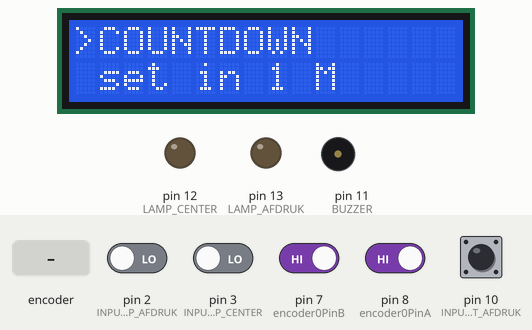
Recording of a sketch running on a simulated Arduino Uno, built with avr-gcc and run on an emulated ATmega328P. On the bench: 16×2 character LCD, output pins drawn as LEDs (lit = HIGH), buzzer (waves = sounding). Inputs (shaded band) come from the test bench; at power-on: pin 7 (encoder0PinB), pin 8 (encoder0PinA) HIGH, pin 2 (INPUT_LAMP_AFDRUK), pin 3 (INPUT_LAMP_CENTER), pin 10 (INPUT_RESET_AFDRUK) LOW.

Above: at 4.3 s.
4.4 s: pin 2 (INPUT_LAMP_AFDRUK) driven HIGH
At 4.9 s:
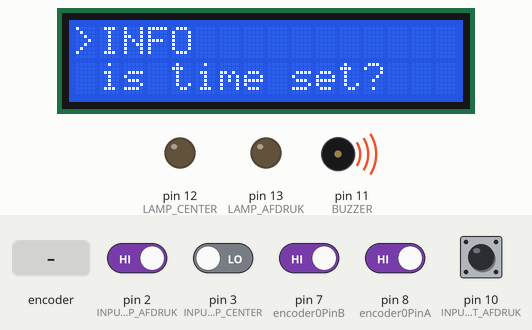
7.4 s: rotary encoder on pin 8 (encoder0PinA) / pin 7 (encoder0PinB) turned 2 steps (second pin leading)
At 9.2 s:
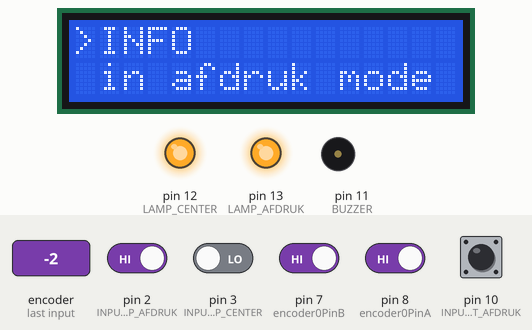
10.8 s: pin 10 (INPUT_RESET_AFDRUK) pulled HIGH for 1 s
At 11.6 s:
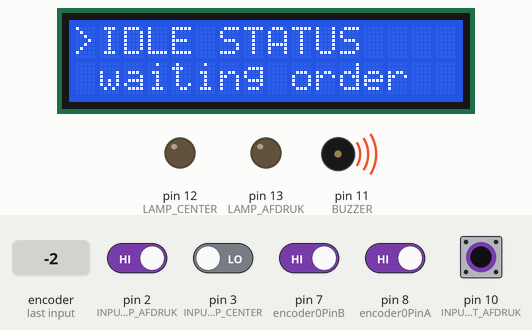
14.8 s: pin 3 (INPUT_LAMP_CENTER) driven HIGH
At 16.1 s:
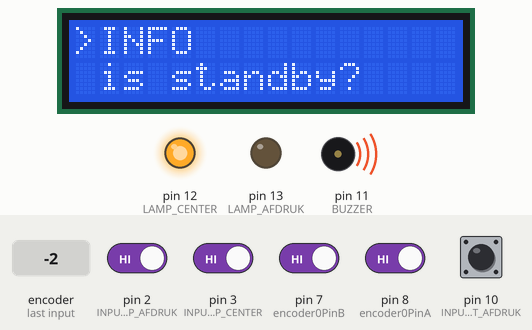
17.8 s: pin 2 (INPUT_LAMP_AFDRUK) driven LOW
At 19.4 s:
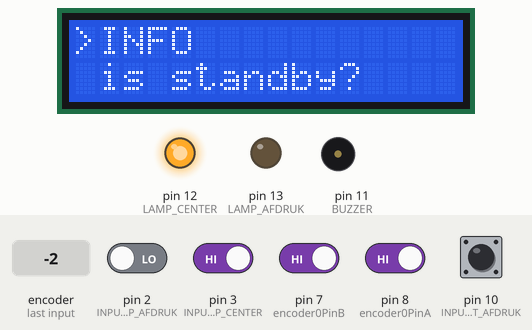
20.8 s: pin 2 (INPUT_LAMP_AFDRUK) driven HIGH
At 20.98 s:
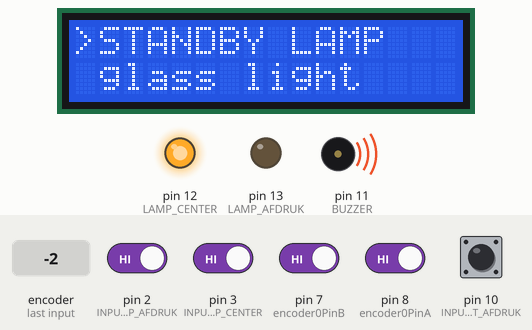
Timing chart, 0 to 23.8 s (numbered marks = the images above; inputs shaded):
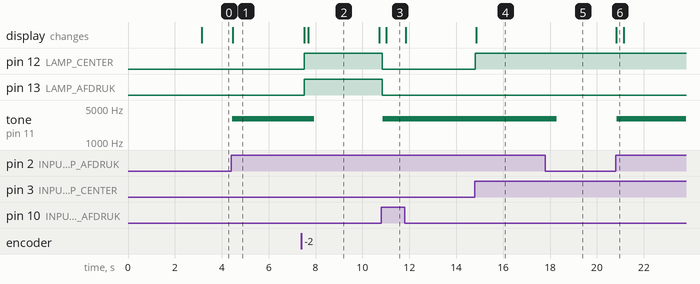

The sketch:

TIMER_AFDRUK.ino
```cpp
#include <LiquidCrystal_I2C.h>
LiquidCrystal_I2C lcd(0x3F, 16, 2);
#include <TimedAction.h>

#define BUZZER 11
#define LAMP_CENTER 12
#define INPUT_LAMP_CENTER 3
#define LAMP_AFDRUK 13
#define INPUT_LAMP_AFDRUK 2
#define INPUT_RESET_AFDRUK 10

// konfigurasi rotary encoder
int val;
int encoder0PinA = 8;
int encoder0PinB = 7;
int encoder0Pos = 0;
int encoder0PinALast = LOW;
int n = LOW;

// data untuk hitung mundur timer afdruk
int afdruk_counter = 0;
bool start_time_afdruk_flag = false;

// konfigurasi lampu tengah
bool lamp_center_flag = false;
bool lamp_center_switch = false;

// konfigurasi buzzer
bool buzzer_active_flag = false;

// konfigurasi LCD blink
bool blink_flag = false;

// flag reset system
// dibutuhkan untuk reset TimedAction / Thread
bool resetSystemFlag = false;

// current message LCD
bool currentStateFlag = false;
typedef struct
 {
     int current_page;
     char change;
 }  record_lcd;

record_lcd record_page;

void setup() {
  pinMode(BUZZER, OUTPUT);
  pinMode(LAMP_CENTER, OUTPUT);
  pinMode(LAMP_AFDRUK, OUTPUT);
  pinMode(INPUT_LAMP_CENTER, INPUT);
  pinMode(INPUT_LAMP_AFDRUK, INPUT);
  pinMode(INPUT_RESET_AFDRUK, INPUT);
  pinMode (encoder0PinA, INPUT);
  pinMode (encoder0PinB, INPUT);
  Serial.begin (9600);
  lcd.begin();
  lcd.setCursor(2,0);
  String str1 = "FLABS PRODUCT";
  lcd.print(str1);
  lcd.setCursor(0,1);
  String str2 = "Timer For Sablon";
  lcd.print(str2);
  delay(3000);
  idle_screen();
}

void statePage(int currPage, int changePage) {
  record_page.current_page = currPage;
  record_page.change = changePage;
  // reset protothreading to 3 seconds
  // to show text screen LCD
  currentStateFlag = true;
}

void idle_screen() {
  lcd.clear();
  lcd.setCursor(0,0);
  lcd.print(">IDLE STATUS");
  lcd.setCursor(0,1);
  lcd.print(" waiting order");
}

void prepare_screen(int t) {
  lcd.clear();
  lcd.setCursor(0,1);
  if(t > 0) {
    lcd.print(" set in ");
    lcd.print(t);
    lcd.print(" M");
  } else {
    lcd.print("-");
  }
  lcd.setCursor(0,0);
  lcd.print(">COUNTDOWN");
}

void standby_screen() {
  String strA = ">STANDBY LAMP";
  String strB = " glass light";
  lcd.clear();
  lcd.setCursor(0,0);
  lcd.print(strA);
  lcd.setCursor(0,1);
  lcd.print(strB);
}

void info_screen(String s) {
  lcd.clear();
  lcd.setCursor(0,0);
  lcd.print(">INFO");
  lcd.setCursor(0,1);
  lcd.print(" ");
  lcd.print(s);
}


void afdruk_screen(int t) {
  lcd.clear();
  lcd.setCursor(0,0);
  lcd.print(">AFDRUK LAMP");
  lcd.setCursor(0,1);
  lcd.print(" countdown ");
  lcd.print(t);
  lcd.print(" M");
}

void _reset() {
    // lamp center reset
    lamp_center_switch = false;
    lamp_center_flag = false;
    buzzer_active_flag = false;
    // time afdruk
    afdruk_counter = 0;
    // flag key time afdruk
    start_time_afdruk_flag = false;
    idle_screen();
    // on backlight
    lcd.backlight();
}

void reset_timer_afdruk() {
  if(digitalRead(INPUT_RESET_AFDRUK) == HIGH) {
    _reset();
  }
}

void start_timer_afdruk() {
  if(digitalRead(INPUT_LAMP_AFDRUK) == HIGH) {
    if(lamp_center_switch == false) {
      if(afdruk_counter > 1) {
        if(start_time_afdruk_flag == false) {
          resetSystemFlag = true;
          start_time_afdruk_flag = true;
          info_screen("countdown "+String(afdruk_counter)+" M");
        }
      } else {
        tone(BUZZER, 3000, 500);
        info_screen("is time set?");
        statePage(1,'Y');
      }
    } else {
      tone(BUZZER, 3000, 500);
      info_screen("is standby?");
      statePage(2,'Y');
    }
  }
}

void run_timer_afdruk() {
  if(start_time_afdruk_flag == true) {
    if(afdruk_counter > 1) {
      afdruk_counter --;
      afdruk_screen(afdruk_counter);
    } else {
      _reset();
    }
  }
}

void active_buzzer() {
  if(start_time_afdruk_flag == true || buzzer_active_flag == true) {
    if(afdruk_counter > 0 && afdruk_counter < 2) {
      tone(BUZZER, 3000, 500);
      if(blink_flag == false) {
        blink_flag = true;
        lcd.backlight();
      } else {
        blink_flag = false;
        lcd.noBacklight();
      }
    }
  }
}

void lamp_center() {
    // jika tombol ditekan terus maka tidak terjadi bouncing
    // atau tombol putus - sambung jika tombol ditahan / ditekan
    if(digitalRead(INPUT_LAMP_CENTER) == HIGH) {
      if(start_time_afdruk_flag == false) {
        if(lamp_center_flag == false) {
          if(lamp_center_switch == false) {
            lamp_center_switch = true;
            digitalWrite(LAMP_CENTER,HIGH);
            standby_screen();
          } else {
            lamp_center_switch = false;
            digitalWrite(LAMP_CENTER,LOW);
            idle_screen();
          }
          lamp_center_flag = true;
        }
      } else {
        tone(BUZZER, 3000, 500);
        info_screen("is afdruk?");
        statePage(3,'Y');
      }
    } else {
      // jika tombol di lepas maka terjadi reset
      // pada kunci tombol / flag lampu center
      lamp_center_flag = false;
    }
}

void rotary_encoder_listening() {
  // blocking rotary encoder access
  if(start_time_afdruk_flag == true) {
    if(digitalRead(encoder0PinA) == LOW || digitalRead(encoder0PinB) == LOW) {
      info_screen("in afdruk mode");
      statePage(3,'Y');
    }
    return;
  }

  n = digitalRead(encoder0PinA);
  if ((encoder0PinALast == LOW) && (n == HIGH)) {
    if (digitalRead(encoder0PinB) == LOW) {
      if(encoder0Pos > 1) {
        encoder0Pos--;
        afdruk_counter = encoder0Pos;
        prepare_screen(afdruk_counter);
      }
    } else {
      encoder0Pos++;
      afdruk_counter = encoder0Pos;
      prepare_screen(afdruk_counter);
    }
  }
  encoder0PinALast = n;
}

void load_relay() {
    if(start_time_afdruk_flag == true) {
      digitalWrite(LAMP_CENTER, HIGH);
      digitalWrite(LAMP_AFDRUK, HIGH);
    } else {
      if(lamp_center_switch == true){
        digitalWrite(LAMP_CENTER, HIGH);
      } else {
        digitalWrite(LAMP_CENTER, LOW);
      }
      digitalWrite(LAMP_AFDRUK, LOW);
    }
}

void router_state() {
  if(record_page.change == 'Y') {
    switch(record_page.current_page) {
      case 1 :
        idle_screen();
      break;
      case 2 :
        standby_screen();
      break;
      case 3 :
        afdruk_screen(afdruk_counter);
      break;
      default :
      idle_screen();
      break;
    }
    // reset page
    record_page.change = 'N';
  }
}
TimedAction switchLampCenter = TimedAction(50, lamp_center);
TimedAction rotaryEncListThread = TimedAction(0,rotary_encoder_listening);
TimedAction loadRelay = TimedAction(0,load_relay);
TimedAction runTimerAfdruk = TimedAction(60000,run_timer_afdruk);
TimedAction startTimeAfdruk = TimedAction(50,start_timer_afdruk);
TimedAction resetTimeAdruk = TimedAction(50,reset_timer_afdruk);
TimedAction activeBuzzer = TimedAction(1000,active_buzzer);
TimedAction routerState = TimedAction(3000,router_state);

void loop() {

  if(resetSystemFlag == true) {
    resetSystemFlag = false;
    runTimerAfdruk.reset();
  }

  if(currentStateFlag == true) {
    currentStateFlag = false;
    routerState.reset();
  }

  rotaryEncListThread.check();
  loadRelay.check();
  switchLampCenter.check();
  runTimerAfdruk.check();
  startTimeAfdruk.check();
  resetTimeAdruk.check();
  activeBuzzer.check();
  routerState.check();
}
```

Measured:
- after the input at 4.4 s, tone on pin 11 (BUZZER): silent → 3000 Hz at once; the display: changes after 0.06 s (image 1)
- after the input at 7.4 s, pin 12 (LAMP_CENTER), pin 13 (LAMP_AFDRUK): LOW → HIGH after 0.12 s; tone on pin 11 (BUZZER): 3000 Hz → silent after 0.54 s; the display: first changes after 0.12 s (image 2 shows a later state)
- after the input at 10.8 s, pin 12 (LAMP_CENTER), pin 13 (LAMP_AFDRUK): HIGH → LOW after 0.05 s; tone on pin 11 (BUZZER): silent → 3000 Hz after 0.07 s; the display: changes after 0.22 s (image 3)
- after the input at 14.8 s, pin 12 (LAMP_CENTER): LOW → HIGH at once; the display: changes after 0.06 s (image 4)
- after the input at 17.8 s, tone on pin 11 (BUZZER): 3000 Hz → silent after 0.49 s
- after the input at 20.8 s, tone on pin 11 (BUZZER): silent → 3000 Hz at once
- what the display in image 2 shows lasts 3.0 s, from 7.7 s to 10.7 s
